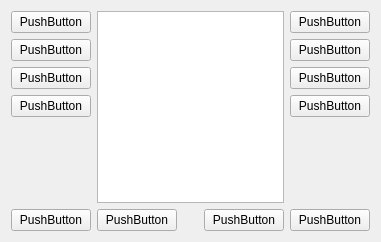
<?xml version="1.0" encoding="UTF-8"?>
<ui version="4.0">
 <class>Form</class>
 <widget class="QWidget" name="Form">
  <property name="geometry">
   <rect>
    <x>0</x>
    <y>0</y>
    <width>381</width>
    <height>242</height>
   </rect>
  </property>
  <property name="windowTitle">
   <string>Form</string>
  </property>
  <layout class="QVBoxLayout" name="verticalLayout_3">
   <item>
    <layout class="QHBoxLayout" name="horizontalLayout_2">
     <item>
      <layout class="QVBoxLayout" name="verticalLayout_2">
       <item>
        <widget class="QPushButton" name="my_button">
         <property name="text">
          <string>PushButton</string>
         </property>
        </widget>
       </item>
       <item>
        <widget class="QPushButton" name="pushButton_2">
         <property name="text">
          <string>PushButton</string>
         </property>
        </widget>
       </item>
       <item>
        <widget class="QPushButton" name="pushButton_3">
         <property name="text">
          <string>PushButton</string>
         </property>
        </widget>
       </item>
       <item>
        <widget class="QPushButton" name="pushButton_4">
         <property name="text">
          <string>PushButton</string>
         </property>
        </widget>
       </item>
       <item>
        <spacer name="verticalSpacer">
         <property name="orientation">
          <enum>Qt::Vertical</enum>
         </property>
         <property name="sizeHint" stdset="0">
          <size>
           <width>20</width>
           <height>40</height>
          </size>
         </property>
        </spacer>
       </item>
      </layout>
     </item>
     <item>
      <widget class="QTextEdit" name="textEdit"/>
     </item>
     <item>
      <layout class="QVBoxLayout" name="verticalLayout">
       <item>
        <widget class="QPushButton" name="pushButton_5">
         <property name="text">
          <string>PushButton</string>
         </property>
        </widget>
       </item>
       <item>
        <widget class="QPushButton" name="pushButton_6">
         <property name="text">
          <string>PushButton</string>
         </property>
        </widget>
       </item>
       <item>
        <widget class="QPushButton" name="pushButton_7">
         <property name="text">
          <string>PushButton</string>
         </property>
        </widget>
       </item>
       <item>
        <widget class="QPushButton" name="pushButton_8">
         <property name="text">
          <string>PushButton</string>
         </property>
        </widget>
       </item>
       <item>
        <spacer name="verticalSpacer_2">
         <property name="orientation">
          <enum>Qt::Vertical</enum>
         </property>
         <property name="sizeHint" stdset="0">
          <size>
           <width>20</width>
           <height>40</height>
          </size>
         </property>
        </spacer>
       </item>
      </layout>
     </item>
    </layout>
   </item>
   <item>
    <layout class="QHBoxLayout" name="horizontalLayout">
     <item>
      <widget class="QPushButton" name="pushButton_9">
       <property name="text">
        <string>PushButton</string>
       </property>
      </widget>
     </item>
     <item>
      <widget class="QPushButton" name="pushButton_10">
       <property name="text">
        <string>PushButton</string>
       </property>
      </widget>
     </item>
     <item>
      <spacer name="horizontalSpacer">
       <property name="orientation">
        <enum>Qt::Horizontal</enum>
       </property>
       <property name="sizeHint" stdset="0">
        <size>
         <width>40</width>
         <height>20</height>
        </size>
       </property>
      </spacer>
     </item>
     <item>
      <widget class="QPushButton" name="pushButton_11">
       <property name="text">
        <string>PushButton</string>
       </property>
      </widget>
     </item>
     <item>
      <widget class="QPushButton" name="pushButton_12">
       <property name="text">
        <string>PushButton</string>
       </property>
      </widget>
     </item>
    </layout>
   </item>
  </layout>
 </widget>
 <resources/>
 <connections/>
</ui>
